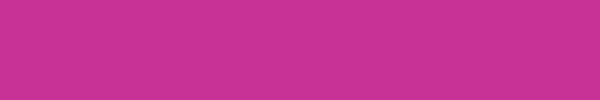
Frame 1 (no input)
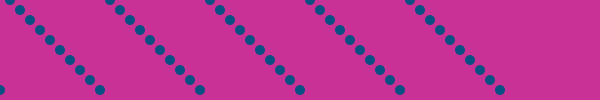
Frame 60 (the mouse pressed at the canvas centre just before this capture)
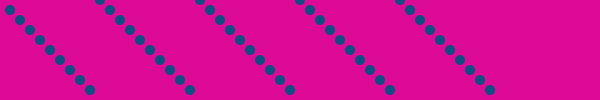
Frame 120 (the mouse held since frame 60 and released just before this capture)

The Processing sketch that drew these frames (run headless with seeded random() and noise(); from frame 60 on, the mouse is pressed at the canvas centre):

// Processing sketch: processing_11503
// ── processing_11503.pde

int counter = 0;
int repeat = 10;
int x = -100;
int y = -100;
int rectWidth = 10;
int rectHeight = 10;

void setup(){
 size(600, 100);
 background(200,50,150);
frameRate(10);
}

void draw(){
 int multNumber = modulo(counter, repeat);
 moveRect(multNumber);
 noStroke();
 fill(10,80,130);
 ellipse(x, y, rectWidth, rectHeight);
 if (x > width){
 resetValues();
 }
 increaseCounter();
 }
int modulo(int ctr, int _repeat){
int m = ctr % _repeat;
return m;
}
 
void moveRect(int multNumber){
 y = rectHeight * multNumber;
 x += rectWidth;
}
 
void increaseCounter(){
 counter ++;
}
 
void resetValues(){
 background(220,10,150);
 x = 0;
 y = 0;
}
